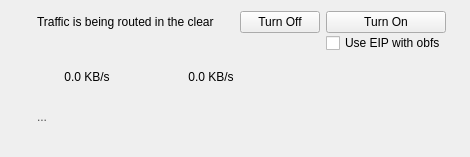
<?xml version="1.0" encoding="UTF-8"?>
<ui version="4.0">
 <class>EIPStatus</class>
 <widget class="QWidget" name="EIPStatus">
  <property name="geometry">
   <rect>
    <x>0</x>
    <y>0</y>
    <width>470</width>
    <height>157</height>
   </rect>
  </property>
  <property name="sizePolicy">
   <sizepolicy hsizetype="Preferred" vsizetype="Preferred">
    <horstretch>0</horstretch>
    <verstretch>0</verstretch>
   </sizepolicy>
  </property>
  <property name="windowTitle">
   <string>Form</string>
  </property>
  <layout class="QVBoxLayout" name="verticalLayout">
   <property name="bottomMargin">
    <number>24</number>
   </property>
   <item>
    <layout class="QGridLayout" name="gridLayout">
     <property name="verticalSpacing">
      <number>0</number>
     </property>
     <item row="0" column="4">
      <widget class="QPushButton" name="btnEipStartStop">
       <property name="text">
        <string>Turn On</string>
       </property>
      </widget>
     </item>
     <item row="1" column="4">
       <widget class="QCheckBox" name="chkObfs">
         <property name="text">
           <string>Use EIP with obfs</string>
         </property>
       </widget>
     </item>
     <item row="0" column="0">
      <widget class="QLabel" name="label">
       <property name="maximumSize">
        <size>
         <width>32</width>
         <height>32</height>
        </size>
       </property>
       <property name="text">
        <string/>
       </property>
       <property name="pixmap">
        <pixmap resource="../../../../../data/resources/mainwindow.qrc">:/images/black/32/earth.png</pixmap>
       </property>
      </widget>
     </item>
     <item row="3" column="2">
      <widget class="QLabel" name="lblEIPStatus">
       <property name="maximumSize">
        <size>
         <width>16777215</width>
         <height>32</height>
        </size>
       </property>
       <property name="styleSheet">
        <string notr="true">color: rgb(80, 80, 80);</string>
       </property>
       <property name="text">
        <string>...</string>
       </property>
       <property name="wordWrap">
        <bool>true</bool>
       </property>
      </widget>
     </item>
     <item row="0" column="2">
      <widget class="QLabel" name="lblEIPMessage">
       <property name="sizePolicy">
        <sizepolicy hsizetype="Preferred" vsizetype="Minimum">
         <horstretch>0</horstretch>
         <verstretch>0</verstretch>
        </sizepolicy>
       </property>
       <property name="text">
        <string>Traffic is being routed in the clear</string>
       </property>
       <property name="wordWrap">
        <bool>true</bool>
       </property>
      </widget>
     </item>
     <item row="0" column="5">
      <widget class="QLabel" name="lblVPNStatusIcon">
       <property name="maximumSize">
        <size>
         <width>24</width>
         <height>24</height>
        </size>
       </property>
       <property name="text">
        <string/>
       </property>
       <property name="pixmap">
        <pixmap resource="../../../../../data/resources/mainwindow.qrc">:/images/black/32/off.png</pixmap>
       </property>
       <property name="scaledContents">
        <bool>true</bool>
       </property>
      </widget>
     </item>
     <item row="1" column="2">
      <spacer name="horizontalSpacer">
       <property name="orientation">
        <enum>Qt::Horizontal</enum>
       </property>
       <property name="sizeHint" stdset="0">
        <size>
         <width>40</width>
         <height>0</height>
        </size>
       </property>
      </spacer>
     </item>
     <item row="2" column="2" colspan="4">
      <widget class="QWidget" name="eip_bandwidth" native="true">
       <layout class="QHBoxLayout" name="horizontalLayout">
        <property name="spacing">
         <number>0</number>
        </property>
        <property name="margin">
         <number>0</number>
        </property>
        <item>
         <layout class="QHBoxLayout" name="eip_bandwidth_layout">
          <property name="spacing">
           <number>4</number>
          </property>
          <property name="sizeConstraint">
           <enum>QLayout::SetDefaultConstraint</enum>
          </property>
          <item>
           <widget class="QPushButton" name="btnDownload">
            <property name="sizePolicy">
             <sizepolicy hsizetype="Maximum" vsizetype="Fixed">
              <horstretch>0</horstretch>
              <verstretch>0</verstretch>
             </sizepolicy>
            </property>
            <property name="minimumSize">
             <size>
              <width>100</width>
              <height>0</height>
             </size>
            </property>
            <property name="maximumSize">
             <size>
              <width>120</width>
              <height>16777215</height>
             </size>
            </property>
            <property name="cursor">
             <cursorShape>PointingHandCursor</cursorShape>
            </property>
            <property name="text">
             <string>0.0 KB/s</string>
            </property>
            <property name="icon">
             <iconset resource="../../../../../data/resources/mainwindow.qrc">
              <normaloff>:/images/black/32/arrow-down.png</normaloff>:/images/black/32/arrow-down.png</iconset>
            </property>
            <property name="flat">
             <bool>true</bool>
            </property>
           </widget>
          </item>
          <item>
           <spacer name="horizontalSpacer_3">
            <property name="orientation">
             <enum>Qt::Horizontal</enum>
            </property>
            <property name="sizeType">
             <enum>QSizePolicy::Fixed</enum>
            </property>
            <property name="sizeHint" stdset="0">
             <size>
              <width>20</width>
              <height>20</height>
             </size>
            </property>
           </spacer>
          </item>
          <item alignment="Qt::AlignLeft">
           <widget class="QPushButton" name="btnUpload">
            <property name="sizePolicy">
             <sizepolicy hsizetype="Maximum" vsizetype="Fixed">
              <horstretch>0</horstretch>
              <verstretch>0</verstretch>
             </sizepolicy>
            </property>
            <property name="minimumSize">
             <size>
              <width>100</width>
              <height>0</height>
             </size>
            </property>
            <property name="maximumSize">
             <size>
              <width>120</width>
              <height>16777215</height>
             </size>
            </property>
            <property name="cursor">
             <cursorShape>PointingHandCursor</cursorShape>
            </property>
            <property name="text">
             <string>0.0 KB/s</string>
            </property>
            <property name="icon">
             <iconset resource="../../../../../data/resources/mainwindow.qrc">
              <normaloff>:/images/black/32/arrow-up.png</normaloff>:/images/black/32/arrow-up.png</iconset>
            </property>
            <property name="flat">
             <bool>true</bool>
            </property>
           </widget>
          </item>
          <item>
           <spacer name="horizontalSpacer_2">
            <property name="orientation">
             <enum>Qt::Horizontal</enum>
            </property>
            <property name="sizeHint" stdset="0">
             <size>
              <width>0</width>
              <height>0</height>
             </size>
            </property>
           </spacer>
          </item>
         </layout>
        </item>
       </layout>
      </widget>
     </item>
     <item row="0" column="3">
      <widget class="QPushButton" name="btnFwDown">
       <property name="text">
        <string>Turn Off</string>
       </property>
      </widget>
     </item>
     <item row="0" column="1">
      <widget class="QLabel" name="lblGatewayCountryCode">
       <property name="text">
        <string/>
       </property>
      </widget>
     </item>
    </layout>
   </item>
  </layout>
 </widget>
 <resources>
  <include location="../../../../../data/resources/mainwindow.qrc"/>
  <include location="../../../../../data/resources/icons.qrc"/>
 </resources>
 <connections/>
</ui>
